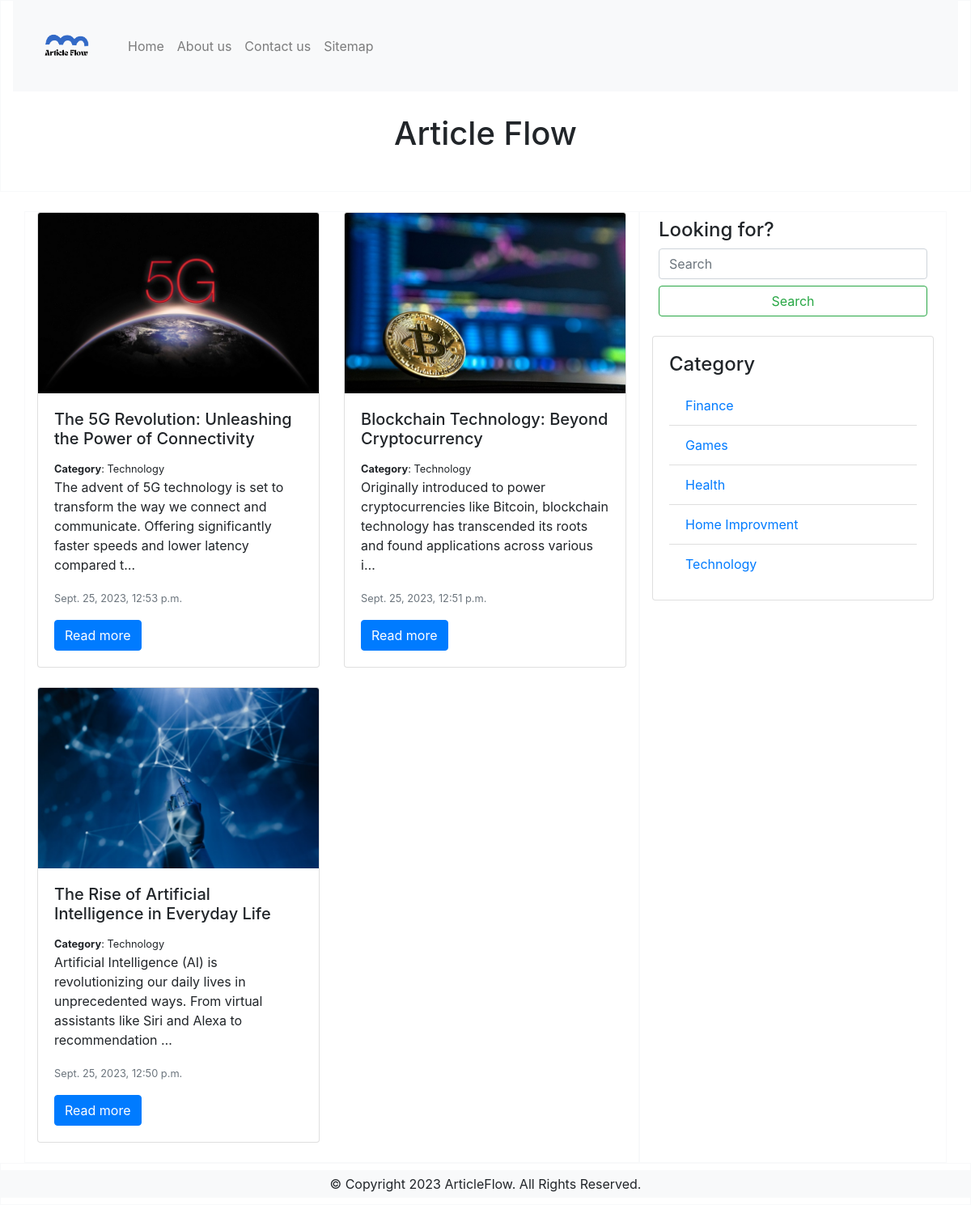
The page /category/technology/ on the database its author committed.
### blogapp/models.py (models this page shows, shortened)
class Post(models.Model):
    option = (
        ('draft', 'Draft'),
        ('published', 'Published'),
    )
    title = models.CharField(max_length=250)
    slug = slug = AutoSlugField(
        populate_from='title', unique=True, null=True, default=None)
    content = models.TextField()
    images = models.ImageField(upload_to='images')
    category = models.ForeignKey(Category, on_delete=models.CASCADE)
    created_at = models.DateTimeField(auto_now_add=True)
    updated_at = models.DateTimeField(auto_now=True)
    pub_status = models.CharField(
        max_length=10, choices=option, default='draft')
    author = models.ForeignKey(User, on_delete=models.PROTECT)
    tags = TaggableManager()
    class Meta:
        ordering = ['-created_at']

class Category(models.Model):
    title = models.CharField(max_length=250)
    slug = slug = AutoSlugField(
        populate_from='title', unique=True, null=True, default=None)
    def __str__(self):
        return self.title
    class Meta:
        ordering = ['title']
        verbose_name_plural = 'Categories'

### blogapp/views.py (the view)
# urls.py: path('category/<slug:catslug>/', views.category, name='category'),
def category(request, catslug):
    query = Category.objects.get(slug=catslug)
    posts = Post.objects.filter(category=query)
    all_cat = Category.objects.all()
    context = {
        'cats_posts': posts,
        'all_cats': all_cat,
        'category_search': query,
    }
    return render(request, 'category_results.html', context)

### templates/category_results.html
{% extends 'base.html' %}
{% block content %}
  <div class="row row-cols-1 row-cols-md-2">
    {% for post in cats_posts %}
      <div class="col mb-4">
        <div class="card">
          <img class="card-img-top img-fluid" src="{{ post.images.url }}" alt="Card image cap" />
          <div class="card-body">
            <h5 class="card-title">{{ post.title }}</h5>
            <small><b>Category</b>: {{ post.category }}</small>
            <p class="card-text">{{ post.content|truncatechars:150 }}</p>
            <p class="card-text">
              <small class="text-muted">{{ post.created_at }}</small>
            </p>
            <a href="{% url 'post_detail' post.slug %}" class="btn btn-primary">Read more</a>
          </div>
        </div>
      </div>
    {% endfor %}
  </div>
{% endblock %}
{% block category %}
  <div class="row">
    <div class="col category">
      <div class="card">
        <div class="card-body">
          <h4 class="card-title">Category</h4>
          <ul class="list-group list-group-flush">
            {% for x in all_cats %}
              <li class="list-group-item">
                <a href="{% url 'category' x.slug %}" class="card-link">{{ x.title }}</a>
              </li>
            {% endfor %}
          </ul>
        </div>
      </div>
    </div>
  </div>
{% endblock %}

### static/css/style.css (style rules this page uses)
a { text-decoration: none; }

### rows shown on the page
Post: images (picture), title "The 5G Revolution: Unleashing the Power of Connectivity", category "Technology", content "The advent of 5G technology is set to transform the way we connect and communicate. Offering significantly faster speeds and lower latency compared t…", created_at "Sept. 25, 2023, 12:53 p.m."
Post: images (picture), title "Blockchain Technology: Beyond Cryptocurrency", category "Technology", content "Originally introduced to power cryptocurrencies like Bitcoin, blockchain technology has transcended its roots and found applications across various i…", created_at "Sept. 25, 2023, 12:51 p.m."
Post: images (picture), title "The Rise of Artificial Intelligence in Everyday Life", category "Technology", content "Artificial Intelligence (AI) is revolutionizing our daily lives in unprecedented ways. From virtual assistants like Siri and Alexa to recommendation …", created_at "Sept. 25, 2023, 12:50 p.m."
Category: title "Finance"
Category: title "Games"
Category: title "Health"
Category: title "Home Improvment"
Category: title "Technology"
